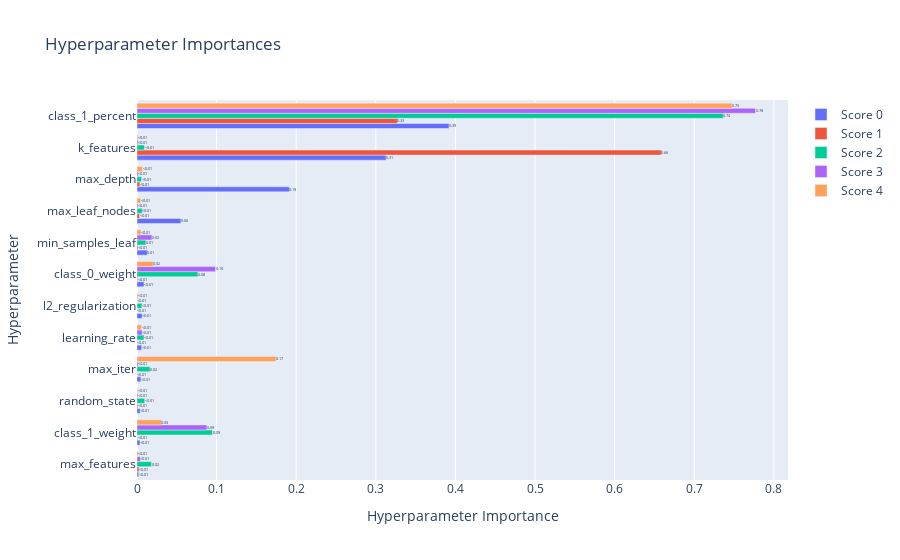

Notebook code for this chart:
### Code cell
# построим график важности гиперпарметров
optuna.visualization.plot_param_importances(optuna_study_gb_meta, target_name='Score')

### Figure 1 — Plotly figure (JSON) as saved in the notebook; plotly's stock layout.template omitted (floating-point values rounded to 4 significant figures)
{"data": [{"cliponaxis": false, "hovertemplate": ["max_features (FloatDistribution): 0.002148505570192745<extra></extra>", "class_1_weight (FloatDistribution): 0.0036988163703381557<extra></extra>", "random_state (IntDistribution): 0.003835211743306017<extra></extra>", "max_iter (IntDistribution): 0.004893942182250392<extra></extra>", "learning_rate (FloatDistribution): 0.005910061691588852<extra></extra>", "l2_regularization (FloatDistribution): 0.006463437039147641<extra></extra>", "class_0_weight (FloatDistribution): 0.00882605370517382<extra></extra>", "min_samples_leaf (IntDistribution): 0.012901943165410538<extra></extra>", "max_leaf_nodes (IntDistribution): 0.05516476675292407<extra></extra>", "max_depth (IntDistribution): 0.19134934331109352<extra></extra>", "k_features (IntDistribution): 0.3129052306210015<extra></extra>", "class_1_percent (FloatDistribution): 0.3919026878475727<extra></extra>"], "name": "Score 0", "orientation": "h", "text": ["<0.01", "<0.01", "<0.01", "<0.01", "<0.01", "<0.01", "<0.01", "0.01", "0.06", "0.19", "0.31", "0.39"], "textposition": "outside", "type": "bar", "x": [0.002149, 0.003699, 0.003835, 0.004894, 0.00591, 0.006463, 0.008826, 0.0129, 0.05516, 0.1913, 0.3129, 0.3919], "y": ["max_features", "class_1_weight", "random_state", "max_iter", "learning_rate", "l2_regularization", "class_0_weight", "min_samples_leaf", "max_leaf_nodes", "max_depth", "k_features", "class_1_percent"]}, {"cliponaxis": false, "hovertemplate": ["l2_regularization (FloatDistribution): 0.00017528517055041107<extra></extra>", "max_iter (IntDistribution): 0.0003400073330440979<extra></extra>", "learning_rate (FloatDistribution): 0.0003526131686059722<extra></extra>", "class_1_weight (FloatDistribution): 0.0007858519623890268<extra></extra>", "class_0_weight (FloatDistribution): 0.0009139013372428485<extra></extra>", "random_state (IntDistribution): 0.0011006173968180703<extra></extra>", "min_samples_leaf (IntDistribution): 0.0012395106219939432<extra></extra>", "max_features (FloatDistribution): 0.002479911548727083<extra></extra>", "max_leaf_nodes (IntDistribution): 0.0032087106865581164<extra></extra>", "max_depth (IntDistribution): 0.003599740359709257<extra></extra>", "class_1_percent (FloatDistribution): 0.3270806740220869<extra></extra>", "k_features (IntDistribution): 0.6587231763922743<extra></extra>"], "name": "Score 1", "orientation": "h", "text": ["<0.01", "<0.01", "<0.01", "<0.01", "<0.01", "<0.01", "<0.01", "<0.01", "<0.01", "<0.01", "0.33", "0.66"], "textposition": "outside", "type": "bar", "x": [0.0001753, 0.00034, 0.0003526, 0.0007859, 0.0009139, 0.001101, 0.00124, 0.00248, 0.003209, 0.0036, 0.3271, 0.6587], "y": ["l2_regularization", "max_iter", "learning_rate", "class_1_weight", "class_0_weight", "random_state", "min_samples_leaf", "max_features", "max_leaf_nodes", "max_depth", "class_1_percent", "k_features"]}, {"cliponaxis": false, "hovertemplate": ["max_depth (IntDistribution): 0.005742693646767863<extra></extra>", "l2_regularization (FloatDistribution): 0.006177145117896761<extra></extra>", "max_leaf_nodes (IntDistribution): 0.006657187264484596<extra></extra>", "learning_rate (FloatDistribution): 0.008752920437404157<extra></extra>", "k_features (IntDistribution): 0.009308684024770301<extra></extra>", "random_state (IntDistribution): 0.009691260816867855<extra></extra>", "min_samples_leaf (IntDistribution): 0.011202320931624809<extra></extra>", "max_iter (IntDistribution): 0.016430161465168472<extra></extra>", "max_features (FloatDistribution): 0.018300939922329257<extra></extra>", "class_0_weight (FloatDistribution): 0.07655110859168056<extra></extra>", "class_1_weight (FloatDistribution): 0.09477849383508906<extra></extra>", "class_1_percent (FloatDistribution): 0.7364070839459163<extra></extra>"], "name": "Score 2", "orientation": "h", "text": ["<0.01", "<0.01", "<0.01", "<0.01", "<0.01", "<0.01", "0.01", "0.02", "0.02", "0.08", "0.09", "0.74"], "textposition": "outside", "type": "bar", "x": [0.005743, 0.006177, 0.006657, 0.008753, 0.009309, 0.009691, 0.0112, 0.01643, 0.0183, 0.07655, 0.09478, 0.7364], "y": ["max_depth", "l2_regularization", "max_leaf_nodes", "learning_rate", "k_features", "random_state", "min_samples_leaf", "max_iter", "max_features", "class_0_weight", "class_1_weight", "class_1_percent"]}, {"cliponaxis": false, "hovertemplate": ["l2_regularization (FloatDistribution): 0.00029759885141334<extra></extra>", "random_state (IntDistribution): 0.0011484354425518655<extra></extra>", "max_leaf_nodes (IntDistribution): 0.0013430107591789649<extra></extra>", "k_features (IntDistribution): 0.0013902949137255375<extra></extra>", "max_depth (IntDistribution): 0.0015352275722410383<extra></extra>", "max_iter (IntDistribution): 0.0015935814590934338<extra></extra>", "max_features (FloatDistribution): 0.004146104179614802<extra></extra>", "learning_rate (FloatDistribution): 0.006522729617902271<extra></extra>", "min_samples_leaf (IntDistribution): 0.018732450852958563<extra></extra>", "class_1_weight (FloatDistribution): 0.08777476889207698<extra></extra>", "class_0_weight (FloatDistribution): 0.09858603005442787<extra></extra>", "class_1_percent (FloatDistribution): 0.7769297674048152<extra></extra>"], "name": "Score 3", "orientation": "h", "text": ["<0.01", "<0.01", "<0.01", "<0.01", "<0.01", "<0.01", "<0.01", "<0.01", "0.02", "0.09", "0.10", "0.78"], "textposition": "outside", "type": "bar", "x": [0.0002976, 0.001148, 0.001343, 0.00139, 0.001535, 0.001594, 0.004146, 0.006523, 0.01873, 0.08777, 0.09859, 0.7769], "y": ["l2_regularization", "random_state", "max_leaf_nodes", "k_features", "max_depth", "max_iter", "max_features", "learning_rate", "min_samples_leaf", "class_1_weight", "class_0_weight", "class_1_percent"]}, {"cliponaxis": false, "hovertemplate": ["random_state (IntDistribution): 0.0008517268507875796<extra></extra>", "l2_regularization (FloatDistribution): 0.0012249616959399932<extra></extra>", "k_features (IntDistribution): 0.0013611556276109998<extra></extra>", "max_features (FloatDistribution): 0.0016124173859301584<extra></extra>", "max_leaf_nodes (IntDistribution): 0.004643837434717152<extra></extra>", "min_samples_leaf (IntDistribution): 0.004852963145345089<extra></extra>", "learning_rate (FloatDistribution): 0.005611958482621833<extra></extra>", "max_depth (IntDistribution): 0.006851784810245423<extra></extra>", "class_0_weight (FloatDistribution): 0.02022606510507955<extra></extra>", "class_1_weight (FloatDistribution): 0.030615784026582497<extra></extra>", "max_iter (IntDistribution): 0.17462657999159514<extra></extra>", "class_1_percent (FloatDistribution): 0.7475207654435444<extra></extra>"], "name": "Score 4", "orientation": "h", "text": ["<0.01", "<0.01", "<0.01", "<0.01", "<0.01", "<0.01", "<0.01", "<0.01", "0.02", "0.03", "0.17", "0.75"], "textposition": "outside", "type": "bar", "x": [0.0008517, 0.001225, 0.001361, 0.001612, 0.004644, 0.004853, 0.005612, 0.006852, 0.02023, 0.03062, 0.1746, 0.7475], "y": ["random_state", "l2_regularization", "k_features", "max_features", "max_leaf_nodes", "min_samples_leaf", "learning_rate", "max_depth", "class_0_weight", "class_1_weight", "max_iter", "class_1_percent"]}], "layout": {"title": {"text": "Hyperparameter Importances"}, "xaxis": {"title": {"text": "Hyperparameter Importance"}}, "yaxis": {"title": {"text": "Hyperparameter"}}}}
